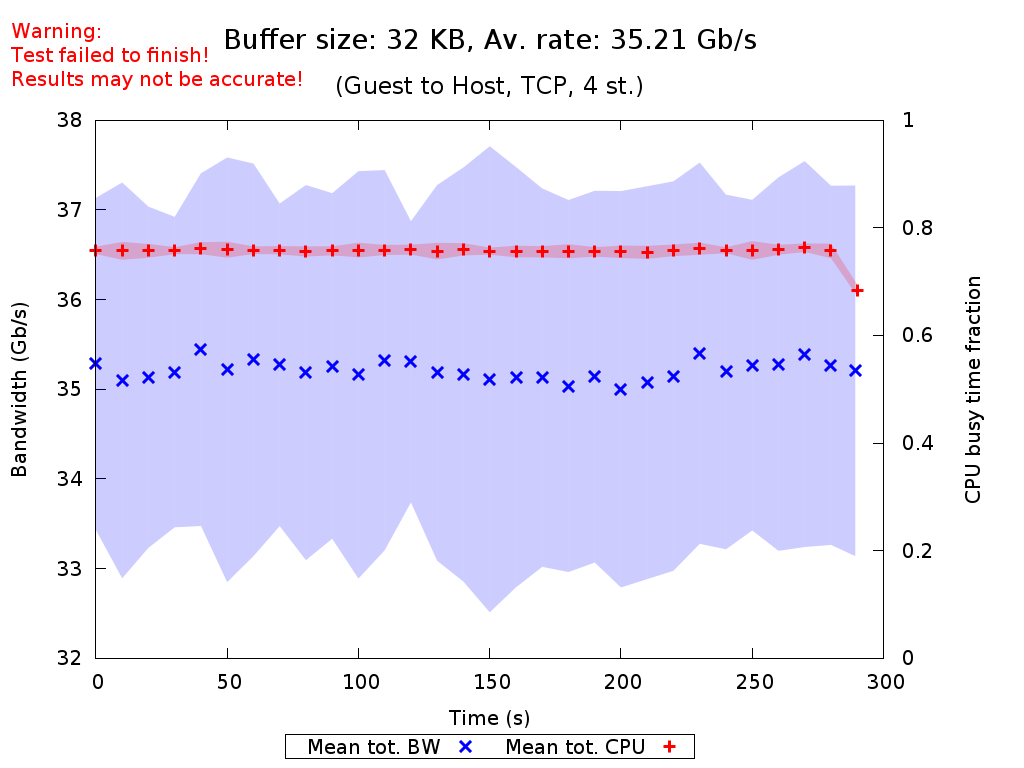

This figure's gnuplot source:
set terminal pngcairo nocrop enhanced size 1024,768 font "Verdana,15"
set output "TCP_4_st_2015_07_24_22-09-54_g2h_32KB.png"

set title "{/=20 Buffer size: 32 KB, Av. rate: 35.21 Gb/s}\n\n{/=18 (Guest to Host, TCP, 4 st.)}"
set label "Warning:\nTest failed to finish!\nResults may not be accurate!" at screen 0.01, screen 0.96 tc rgb "red"

set xlabel "Time (s)"
set ylabel "Bandwidth (Gb/s)"
set ytics nomirror
set y2label "CPU busy time fraction"
set y2tics nomirror
set y2range [0:1]
set key bmargin center horizontal box samplen 1 width -1
set bmargin 4.6

set style fill transparent solid 0.2 noborder
plot "TCP_4_st_2015_07_24_22-09-54_g2h_32KB_iperf_processed.dat" using 1:($2/1073741824.0-$3/1073741824.0):($2/1073741824.0+$3/1073741824.0) with filledcurves lc rgb "blue" notitle, \
     "" using 1:($2/1073741824.0) with points pt 2 ps 1.5 lw 3 lc rgb "blue" title "Mean tot. BW", \
     "TCP_4_st_2015_07_24_22-09-54_g2h_32KB_mpstat_processed.dat" using 1:($2-$3):($2+$3) with filledcurves lc rgb "red" axes x1y2 notitle, \
     "" using 1:2 with points pt 1 ps 1.5 lw 3 lc rgb "red" axes x1y2 title "Mean tot. CPU"
